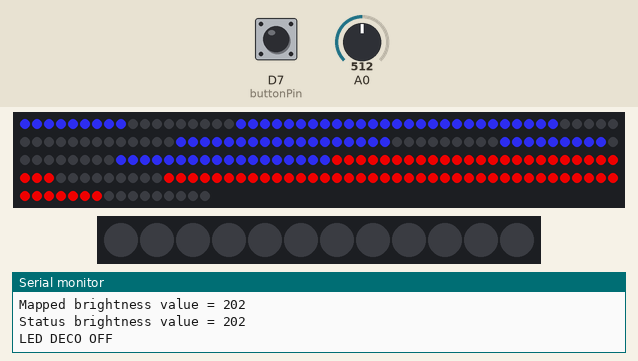
Simulated run of this sketch. Board: ESP8266 (NodeMCU). Parts: 216 RGB LEDs in strip order, left to right, continuing on the next row, 12 RGB LEDs in strip order, left to right, the last lines printed to the serial monitor. Inputs (shaded band) come from the test bench; at power-on: A0 = 512, D7 (buttonPin) HIGH. Dim RGB values are drawn brighter than linear; WiFi joins after 1.5 s; servers stay silent unless stated; network time is answered at once with the bench clock; the local clock reads 2024-03-15 10:24:30 at power-on unless the sketch sets it.

Above: at 3.2 s.
3.3 s: A0 set to 716
13.6 s: A0 set to 1023
26.6 s: A0 set to 0
33.7 s: A0 set to 306
At 48.2 s:
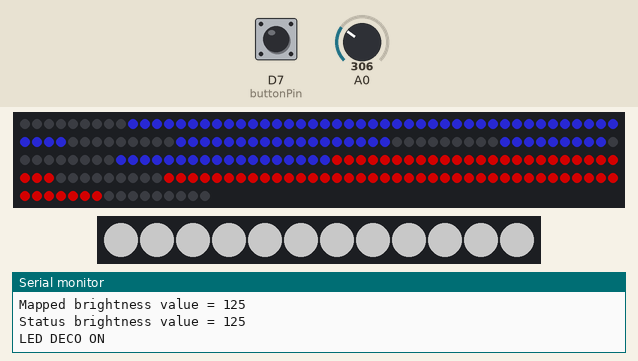
Timing chart, 0 to 49.7 s (numbered marks = the images above; inputs shaded):
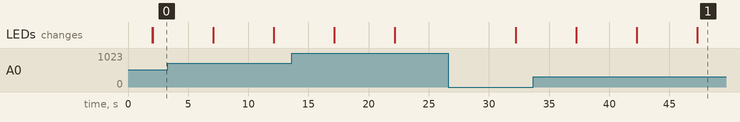

The sketch:

new.ino
```cpp
/*
 * Modified by Lepikouze

 * 3D printed smart shelving with a giant hidden digital clock in the front edges of the shelves - DIY Machines

==========

More info and build instructions: https://www.youtube.com/watch?v=8E0SeycTzHw

3D printed parts can be downloaded from here: https://www.thingiverse.com/thing:4207524

You will need to install this librairies in the library manager:
  - the Adafruit Neopixel library
  - NTPClient
  - WiFiUdp
  - Timezone
  - ArduinoOTA

You have to install the Additional Boards ESP8266
Go to File > Preferences > Additional Boards Manager URLs

http://arduino.esp8266.com/stable/package_esp8266com_index.json

==========
*/

#include <Adafruit_NeoPixel.h>
#include <Wire.h>
#include <ESP8266WiFi.h>
#include <NTPClient.h>
#include <WiFiUdp.h>
#include <Timezone.h>
#include <ArduinoOTA.h>
#include <Arduino.h>
#include "userconfig.h"

/////////////////////////////////////////////////
// Don't forget to replace var in userconfig.h
/////////////////////////////////////////////////

int buttonState = LOW;
int lastButtonState = LOW;

// Declare our NeoPixel objects:
Adafruit_NeoPixel stripClock(LEDCLOCK_COUNT, LEDCLOCK_PIN, NEO_GRB + NEO_KHZ800);
Adafruit_NeoPixel stripDownlighter(LEDDOWNLIGHT_COUNT, LEDDOWNLIGHT_PIN, NEO_GRB + NEO_KHZ800);
// Argument 1 = Number of pixels in NeoPixel strip
// Argument 2 = Arduino pin number (most are valid)
// Argument 3 = Pixel type flags, add together as needed:
//   NEO_KHZ800  800 KHz bitstream (most NeoPixel products w/WS2812 LEDs)
//   NEO_KHZ400  400 KHz (classic 'v1' (not v2) FLORA pixels, WS2811 drivers)
//   NEO_GRB     Pixels are wired for GRB bitstream (most NeoPixel products)
//   NEO_RGB     Pixels are wired for RGB bitstream (v1 FLORA pixels, not v2)
//   NEO_RGBW    Pixels are wired for RGBW bitstream (NeoPixel RGBW products)

//Smoothing of the readings from the light sensor so it is not too twitchy
const int numReadings = 12;
int readings[numReadings];  // the readings from the analog input
int readIndex = 0;          // the index of the current reading
long total = 0;             // the running total
long average = 0;           // the average

// Define NTP Client to get time
WiFiUDP ntpUDP;
NTPClient timeClient(ntpUDP);

/////////////////////////////////////////////////
/////////////////////////////////////////////////
void setup() {
  Serial.begin(115200);

  // Initialize push button pin as input
  pinMode(buttonPin, INPUT_PULLUP); // Configurer la broche du bouton-poussoir en entrée avec résistance de pull-up interne

  // Set the hostname
  WiFi.hostname(hostname);

  // Connect to Wi-Fi
  WiFi.begin(ssid, password);
  while (WiFi.status() != WL_CONNECTED) {
    delay(1000);
    Serial.println("Connecting to WiFi...");
  }

  // show IP address
  Serial.print("Connected to WiFi. IP address: ");
  Serial.println(WiFi.localIP());

  stripClock.begin();           // Initialize NeoPixel stripClock object (REQUIRED)
  stripClock.show();            // Turn OFF all pixels ASAP
  stripClock.setBrightness(100); // Set initial BRIGHTNESS (max = 255)

  stripDownlighter.begin();           // Initialize NeoPixel stripDownlighter object (REQUIRED)
  stripDownlighter.show();            // Turn OFF all pixels ASAP
  stripDownlighter.setBrightness(50); // Set BRIGHTNESS (max = 255)

  //smoothing
  // initialize all the readings to 0:
  for (int thisReading = 0; thisReading < numReadings; thisReading++) {
    readings[thisReading] = 0;
  }

  // Initialize the NTPClient
  timeClient.begin();
  timeClient.setTimeOffset(0); // Set the time zone offset (in seconds)

  // Initialize a ArduinoOTA
  ArduinoOTA.setHostname("ClockLED");

  // Paswword in md5 https://www.md5.fr/ default admin
  ArduinoOTA.setPasswordHash("OTA_PASSWORD");

  ArduinoOTA.onStart([]() {
    Serial.println("Start");
  });
  ArduinoOTA.onEnd([]() {
    Serial.println("\nEnd");
  });
  ArduinoOTA.onProgress([](unsigned int progress, unsigned int total) {
    Serial.printf("Progress: %u%%\r", (progress / (total / 100)));
  });
  ArduinoOTA.onError([](ota_error_t error) {
    Serial.printf("Error[%u]: ", error);
    if (error == OTA_AUTH_ERROR) Serial.println("Auth Failed");
    else if (error == OTA_BEGIN_ERROR) Serial.println("Begin Failed");
    else if (error == OTA_CONNECT_ERROR) Serial.println("Connect Failed");
    else if (error == OTA_RECEIVE_ERROR) Serial.println("Receive Failed");
    else if (error == OTA_END_ERROR) Serial.println("End Failed");
  });
  ArduinoOTA.begin();
  Serial.println("ArduinoOTA Ready");

}
/////////////////////////////////////////////////
/////////////////////////////////////////////////

void loop() {

  // Update OTA
  ArduinoOTA.handle();

  unsigned long currentTime = millis();
  static unsigned long previousSyncTime = 0;

  // Calculate the date and time of the next synchronization
  unsigned long nextSyncTime = previousSyncTime + syncInterval;
  time_t utcNextSyncTime = timeClient.getEpochTime() + (nextSyncTime - previousSyncTime) / 1000;
  struct tm nextSyncTimeStruct;
  gmtime_r(&utcNextSyncTime, &nextSyncTimeStruct);

  // Calculate the time remaining before the next synchronization
  unsigned long timeRemaining = nextSyncTime - currentTime;
  unsigned long secondsRemaining = timeRemaining / 1000;
  unsigned long minutesRemaining = secondsRemaining / 60;
  unsigned long hoursRemaining = minutesRemaining / 60;

  // Display the time remaining before the next sync
  Serial.print("Temps restant avant la prochaine synchronisation : ");
  Serial.print(hoursRemaining);
  Serial.print(" heures, ");
  Serial.print(minutesRemaining % 60);
  Serial.print(" minutes, ");
  Serial.print(secondsRemaining % 60);
  Serial.println(" secondes");

  if (currentTime - previousSyncTime >= syncInterval) {
    if (WiFi.status() != WL_CONNECTED) {
      // If wifi is not ready
      Serial.println("WiFi connected");
      WiFi.begin(ssid, password);
      while (WiFi.status() != WL_CONNECTED) {
        delay(1000);
        Serial.println("Reconnecting to WiFi...");
      }
      Serial.print("Connected to WiFi. IP address: ");
      Serial.println(WiFi.localIP());
    }
  if (!stayConnected) {
    // Si stayConnected is false
    // It's time to sync the time
    synchronizeTime();
    previousSyncTime = currentTime;

    delay(5000);
    WiFi.disconnect();
    Serial.println("WiFi disconnected");
  }
  else {
    // It's time to sync the time
    synchronizeTime();
    previousSyncTime = currentTime;
    }
  }
  // Update the time from the NTP server
  timeClient.update();

  // Display the time
  displayTheTime();

  //Record a reading from the light sensor and add it to the array
  readings[readIndex] = analogRead(A0);
  Serial.print("Light sensor value added to array = ");
  Serial.println(readings[readIndex]);
  readIndex = readIndex + 1;

  // if we're at the end of the array move the index back around...
  if (readIndex >= numReadings) {
    readIndex = 0;
  }

  //now work out the sum of all the values in the array
  int sumBrightness = 0;
  for (int i = 0; i < numReadings; i++) {
    sumBrightness += readings[i];
  }
  Serial.print("Sum of the brightness array = ");
  Serial.println(sumBrightness);

  // and calculate the average:
  int lightSensorValue = sumBrightness / numReadings;
  Serial.print("Average light sensor value = ");
  Serial.println(lightSensorValue);

  //set the brightness based on ambiant light levels
  clockFaceBrightness = map(lightSensorValue, 50, 1000, 200, 1);
  stripClock.setBrightness(clockFaceBrightness);
  Serial.print("Mapped brightness value = ");
  Serial.println(clockFaceBrightness);

  //set 0 if clockFaceBrightness is -1 or -2 (correct bug)
  if (clockFaceBrightness == -1 || clockFaceBrightness == -2 || clockFaceBrightness == -3) {
      clockFaceBrightness = 0;
  }
  stripClock.setBrightness(clockFaceBrightness); // Set brightness value of the LEDs
  Serial.print("Status brightness value = ");
  Serial.println(clockFaceBrightness);

  stripClock.show();

  //Start or shutoff Downlighter
  if (clockFaceBrightness > 125)
    {
      stripDownlighter.setBrightness(0);
      Serial.println("LED DECO OFF");
    }
     else
    {
      if (clockFaceBrightness < 10)
      {
        stripDownlighter.setBrightness(0);
        Serial.println("LED DECO OFF");
      }
     else
      {
        stripDownlighter.setBrightness(100);
        Serial.println("LED DECO ON");
      }
    }

   //(red * 65536) + (green * 256) + blue ->for 32-bit merged colour value so 16777215 equals white
  stripDownlighter.fill(16777215, 0, LEDDOWNLIGHT_COUNT);
  stripDownlighter.show();

  delay(5000);   //this 5 second delay to slow things down during testing

  // Lire l'état du bouton-poussoir
  int buttonState = digitalRead(buttonPin);

  // Si le bouton est enfoncé (l'état est LOW), mettez stayConnected à true
  if (buttonState == LOW) {
    stayConnected = true;
  }

}
/////////////////////////////////////////////////
/////////////////////////////////////////////////

void synchronizeTime() {
  // Update time from NTP server
  timeClient.forceUpdate();
  Serial.println("Heure synchronisée : " + timeClient.getFormattedTime());
}
/////////////////////////////////////////////////
/////////////////////////////////////////////////

void displayTheTime() {
  stripClock.clear(); //clear the clock face

  time_t utcTime = timeClient.getEpochTime();
  time_t localTime = myTZ.toLocal(utcTime);
  struct tm localTimeStruct;
  gmtime_r(&localTime, &localTimeStruct);

  int firstMinuteDigit = localTimeStruct.tm_min % 10; //work out the value of the first digit and then display it
  displayNumber(firstMinuteDigit, 0, clockMinuteColour);

  int secondMinuteDigit = localTimeStruct.tm_min / 10; //work out the value for the second digit and then display it
  displayNumber(secondMinuteDigit, 63, clockMinuteColour);


  int firstHourDigit = localTimeStruct.tm_hour; //work out the value for the third digit and then display it
  if (firstHourDigit > 12){
    firstHourDigit = firstHourDigit - 12;
  }

 // Comment out the following three lines if you want midnight to be shown as 12:00 instead of 0:00
 //  if (firstHourDigit == 0){
 //    firstHourDigit = 12;
 //  }

  firstHourDigit = firstHourDigit % 10;
  displayNumber(firstHourDigit, 126, clockHourColour);


  int secondHourDigit = localTimeStruct.tm_hour; //work out the value for the fourth digit and then display it

 // Comment out the following three lines if you want midnight to be shwon as 12:00 instead of 0:00
 //  if (secondHourDigit == 0){
 //    secondHourDigit = 12;
 //  }

 if (secondHourDigit > 12){
    secondHourDigit = secondHourDigit - 12;
  }
    if (secondHourDigit > 9){
      stripClock.fill(clockHourColour,189, 18);
    }

  // Prints the current time, including seconds and date, to the console
  Serial.print("Heure actuelle : ");
  Serial.print(localTimeStruct.tm_hour);
  Serial.print(":");
  Serial.print(localTimeStruct.tm_min);
  Serial.print(":");
  Serial.print(localTimeStruct.tm_sec);
  Serial.print(" - Date : ");
  Serial.print(localTimeStruct.tm_mday);
  Serial.print("/");
  Serial.print(localTimeStruct.tm_mon + 1); // Note that tm_mon starts at 0
  Serial.print("/");
  Serial.print(localTimeStruct.tm_year + 1900); // Add 1900 to get the current year
  Serial.println();
}

/////////////////////////////////////////////////
/////////////////////////////////////////////////

void displayNumber(int digitToDisplay, int offsetBy, int colourToUse) {
  switch (digitToDisplay) {
    case 0:
      digitZero(offsetBy, colourToUse);
      break;
    case 1:
      digitOne(offsetBy, colourToUse);
      break;
    case 2:
      digitTwo(offsetBy, colourToUse);
      break;
    case 3:
      digitThree(offsetBy, colourToUse);
      break;
    case 4:
      digitFour(offsetBy, colourToUse);
      break;
    case 5:
      digitFive(offsetBy, colourToUse);
      break;
    case 6:
      digitSix(offsetBy, colourToUse);
      break;
    case 7:
      digitSeven(offsetBy, colourToUse);
      break;
    case 8:
      digitEight(offsetBy, colourToUse);
      break;
    case 9:
      digitNine(offsetBy, colourToUse);
      break;
    default:
      break;
  }
}
```

digits.ino
```cpp
void digitZero(int offset, int colour){
    stripClock.fill(colour, (0 + offset), 27);
    stripClock.fill(colour, (36 + offset), 27);
}

void digitOne(int offset, int colour){
    stripClock.fill(colour, (0 + offset), 9);
    stripClock.fill(colour, (36 + offset), 9);
}

void digitTwo(int offset, int colour){
    stripClock.fill(colour, (0 + offset), 18);
    stripClock.fill(colour, (27 + offset), 9);
    stripClock.fill(colour, (45 + offset), 18);
}

void digitThree(int offset, int colour){
    stripClock.fill(colour, (0 + offset), 18);
    stripClock.fill(colour, (27 + offset), 27);
}

void digitFour(int offset, int colour){
    stripClock.fill(colour, (0 + offset), 9);
    stripClock.fill(colour, (18 + offset), 27);
}

void digitFive(int offset, int colour){
    stripClock.fill(colour, (9 + offset), 45);
}

void digitSix(int offset, int colour){
    stripClock.fill(colour, (9 + offset), 54);
}

void digitSeven(int offset, int colour){
    stripClock.fill(colour, (0 + offset), 18);
    stripClock.fill(colour, (36 + offset), 9);
}

void digitEight(int offset, int colour){
    stripClock.fill(colour, (0 + offset), 63);
}

void digitNine(int offset, int colour){
    stripClock.fill(colour, (0 + offset), 45);
}
```

userconfig.h
```cpp
/////////////////////////////////////////////////
/////////////////////////////////////////////////
// Here are all variables necessary to work
/////////////////////////////////////////////////
/////////////////////////////////////////////////

// Replace your board Hostname
// This the name appear on WIFI
const char* hostname = "ClockLED";

/////////////////////////////////////////////////
/////////////////////////////////////////////////

// Replace with your network credentials
const char* ssid = "YOUR_SSID";
const char* password = "YOUR_PASSWORD";

/////////////////////////////////////////////////
/////////////////////////////////////////////////

// Password OTA must be in MD5 https://www.md5.fr/ default is admin = 21232f297a57a5a743894a0e4a801fc3
const char* OTA_PASSWORD = "21232f297a57a5a743894a0e4a801fc3";

/////////////////////////////////////////////////
/////////////////////////////////////////////////

// Define the pins for the NeoPixels
#define LEDCLOCK_PIN D6 // You can change this pin
#define LEDDOWNLIGHT_PIN D5 // You can change this pin

/////////////////////////////////////////////////

// How many NeoPixels are attached to the NodeMCU8266?
#define LEDCLOCK_COUNT 216 // You can change the amount of led
#define LEDDOWNLIGHT_COUNT 12

/////////////////////////////////////////////////
/////////////////////////////////////////////////

// Button for wifi
const int buttonPin = D7; // You can change this pin

/////////////////////////////////////////////////
/////////////////////////////////////////////////

// Define your NeoPixel colors
uint32_t clockMinuteColour = Adafruit_NeoPixel::Color(50, 50, 255); // Blue color
uint32_t clockHourColour = Adafruit_NeoPixel::Color(255, 0, 0); // Red color
// If needed here are other colors
// Color(255, 0, 0); // Red
// Color(0, 255, 0); // Green
// Color(0, 0, 255); // Bleu
// Color(255, 255, 0); // Jaune
// Color(128, 0, 128); // Violet
// Color(255, 165, 0); // Orange

/////////////////////////////////////////////////
/////////////////////////////////////////////////

int clockFaceBrightness = 0;

/////////////////////////////////////////////////
/////////////////////////////////////////////////

// Define your time zone
TimeChangeRule CEST = {"CEST", Last, Sun, Mar, 2, 120}; // Last sunday of march at 2h am (Central European Summer Time)
TimeChangeRule CET = {"CET", Last, Sun, Oct, 3, 0};     // Last sunday of october at 3h am (Central European Time)
Timezone myTZ(CEST, CET);

/////////////////////////////////////////////////
/////////////////////////////////////////////////

// Define if the wifi should stop after each NTP Sync
// If value is true, the nodeMCU will stay connected
// If value is false the nodeMCU will disconnect after sync to NTP server every 2hours (Depend of the next variable)
bool stayConnected = true; // true always on, false to disconnect after sync

/////////////////////////////////////////////////
/////////////////////////////////////////////////

// Interval time to sync
unsigned long syncInterval = 7200000; // here 2 hours
// 1 minute = 60000
// 1 hour   = 3600000
/////////////////////////////////////////////////
```
